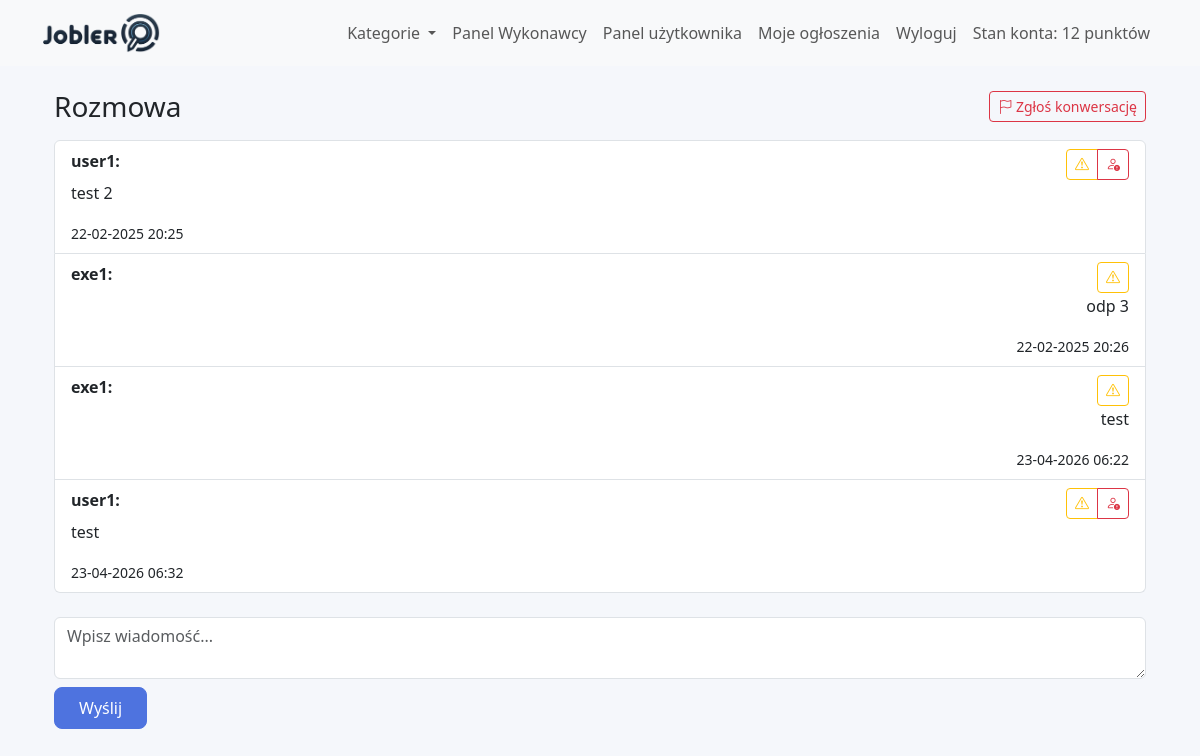
The app's page /views/messages/conversation.php?conversation_id=1_5_6&job_id=1 (signed in) with its own data.
### tables this page shows
CREATE TABLE `messages` (
  `id` int(11) NOT NULL,
  `job_id` int(11) NOT NULL,
  `sender_id` int(11) NOT NULL,
  `receiver_id` int(11) NOT NULL,
  `content` text NOT NULL,
  `message` text NOT NULL,
  `created_at` timestamp NOT NULL DEFAULT current_timestamp(),
  `read_status` tinyint(1) DEFAULT 0,
  `conversation_id` varchar(100) NOT NULL,
  `is_hidden` tinyint(1) NOT NULL DEFAULT 0,
  `image_path` varchar(255) DEFAULT NULL,
  `admin_note` text DEFAULT NULL,
  `participant_note` text DEFAULT NULL,
  `moderated_at` timestamp NULL DEFAULT NULL,
  `moderated_by` int(11) DEFAULT NULL
);

CREATE TABLE `users` (
  `id` int(11) NOT NULL,
  `email` varchar(255) NOT NULL,
  `password` varchar(255) NOT NULL,
  `role` enum('user','executor','admin') NOT NULL DEFAULT 'user',
  `created_at` timestamp NOT NULL DEFAULT current_timestamp(),
  `email_verified_at` datetime DEFAULT NULL,
  `last_login` datetime DEFAULT NULL,
  `last_activity` datetime DEFAULT NULL,
  `name` varchar(255) NOT NULL,
  `username` varchar(255) NOT NULL,
  `updated_at` timestamp NOT NULL DEFAULT current_timestamp() ON UPDATE current_timestamp(),
  `registration_ip` varchar(45) DEFAULT NULL,
  `user_agent` varchar(500) DEFAULT NULL,
  `last_login_ip` varchar(45) DEFAULT NULL,
  `status` enum('active','inactive') DEFAULT 'active',
  `phone` varchar(15) DEFAULT NULL,
  `account_balance` int(11) NOT NULL DEFAULT 0,
  `avatar` varchar(255) DEFAULT NULL,
  `need_change` tinyint(1) NOT NULL DEFAULT 0,
  `newsletter_subscription` tinyint(1) DEFAULT 0,
  `original_email` varchar(255) DEFAULT NULL,
  `original_name` varchar(255) DEFAULT NULL,
  `original_username` varchar(255) DEFAULT NULL,
  `original_phone` varchar(50) DEFAULT NULL,
  `profile_updated_at` datetime DEFAULT NULL
);

### models/Message.php (called while the page is built, shortened)
<?php
class Message {
    private $pdo;
    public function __construct($pdo = null) {
    if ($pdo) {
        $this->pdo = $pdo;
    } else {
        include_once(dirname(__DIR__) . '/models/Database.php');
        $this->pdo = Database::getConnection();
    }
}
public function getConversationById($conversationId, $requestingUserId = null) {
    $this->ensureModerationColumns();
    $parts = explode('_', $conversationId);
    if (count($parts) === 3) {
        $jobId = (int)$parts[0];
        $id1   = (int)$parts[1];
        $id2   = (int)$parts[2];
        if ($requestingUserId !== null) {
            $isParticipant = ($requestingUserId === $id1 || $requestingUserId === $id2);
            $isAdmin       = $this->isAdmin($requestingUserId);
        }
        $sql = "SELECT m.*,
                       u1.name AS sender_name,
                       u2.name AS receiver_name
                FROM messages m
                LEFT JOIN users u1 ON m.sender_id = u1.id
                LEFT JOIN users u2 ON m.receiver_id = u2.id
                WHERE m.job_id = :job_id
                  AND (
                      (m.sender_id = :id1 AND m.receiver_id = :id2)
                   OR (m.sender_id = :id2b AND m.receiver_id = :id1b)
                  )
                ORDER BY m.created_at ASC";
        $stmt = $this->pdo->prepare($sql);
        $stmt->execute([
            ':job_id' => $jobId,
            ':id1'    => $id1,
            ':id2'    => $id2,
            ':id2b'   => $id2,
            ':id1b'   => $id1,
        ]);
        return $stmt->fetchAll(PDO::FETCH_ASSOC);
    }
    return [];
}
private function isAdmin($userId) {
    $stmt = $this->pdo->prepare("SELECT role FROM users WHERE id = :id");
    $stmt->execute([':id' => $userId]);
    $row = $stmt->fetch(PDO::FETCH_ASSOC);
    return $row && $row['role'] === 'admin';
}
private function ensureModerationColumns() {
    $columns = [
        'is_hidden' => "ALTER TABLE messages ADD COLUMN is_hidden TINYINT(1) NOT NULL DEFAULT 0",
        'image_path' => "ALTER TABLE messages ADD COLUMN image_path VARCHAR(255) DEFAULT NULL",
        'admin_note' => "ALTER TABLE messages ADD COLUMN admin_note TEXT DEFAULT NULL",
        'participant_note' => "ALTER TABLE messages ADD COLUMN participant_note TEXT DEFAULT NULL",
        'moderated_at' => "ALTER TABLE messages ADD COLUMN moderated_at TIMESTAMP NULL DEFAULT NULL",
        'moderated_by' => "ALTER TABLE messages ADD COLUMN moderated_by INT(11) DEFAULT NULL",
    ];
    $stmt = $this->pdo->query("SHOW COLUMNS FROM messages");
    $existingColumns = $stmt ? $stmt->fetchAll(PDO::FETCH_COLUMN) : [];
    $stmt = $this->pdo->query("SHOW COLUMNS FROM messages");
    $messageColumns = $stmt ? $stmt->fetchAll(PDO::FETCH_ASSOC) : [];
    $this->pdo->exec("
        CREATE TABLE IF NOT EXISTS conversation_reports (
            id INT(11) NOT NULL AUTO_INCREMENT,
            conversation_id VARCHAR(100) NOT NULL,
            job_id INT(11) DEFAULT NULL,
            reporter_id INT(11) NOT NULL,
            reported_user_id INT(11) DEFAULT NULL,
            message_id INT(11) DEFAULT NULL,
            report_type VARCHAR(30) NOT NULL DEFAULT 'conversation',
            reason TEXT DEFAULT NULL,
            conversation_snapshot MEDIUMTEXT DEFAULT NULL,
            status VARCHAR(20) NOT NULL DEFAULT 'open',
            created_at TIMESTAMP NOT NULL DEFAULT CURRENT_TIMESTAMP,
            resolved_at DATETIME DEFAULT NULL,
            resolved_by INT(11) DEFAULT NULL,
            admin_note TEXT DEFAULT NULL,
            PRIMARY KEY (id),
            KEY idx_conversation_reports_conversation (conversation_id),
            KEY idx_conversation_reports_status (status),
            KEY idx_conversation_reports_message (message_id)
        ) ENGINE=InnoDB DEFAULT CHARSET=utf8mb4 COLLATE=utf8mb4_general_ci
    ");
}
}
?>

### views/messages/conversation.php (the view, shortened to what this page needs)
<?php
require_once('../../models/Message.php');
$userId = (int)$_SESSION['user_id'];
$conversationId = isset($_GET['conversation_id']) ? trim((string)$_GET['conversation_id']) : null;
$pdo = Database::getConnection();
$messageModel = new Message($pdo);
$messages = $messageModel->getConversationById($conversationId, $userId);
include('../partials/header.php');
?>
<div class="container">
    <div class="d-flex justify-content-between align-items-center mb-3">
        <h3 class="mb-0">Rozmowa</h3>
        <button type="button" class="btn btn-outline-danger btn-sm report-trigger"
                data-bs-toggle="modal" data-bs-target="#reportModal"
                data-report-type="conversation" data-message-id="" data-reported-user-id="">
            <i class="bi bi-flag"></i> Zgłoś konwersację
        </button>
    </div>
    <div class="messages">
        <?php if (empty($messages)): ?>
            <p>Brak wiadomości w tej konwersacji.</p>
        <?php else: ?>
            <ul class="list-group">
                <?php foreach ($messages as $msg): ?>
                    <li class="list-group-item <?php echo (int)$msg['sender_id'] === $userId ? 'text-end' : ''; ?>">
                        <div class="d-flex justify-content-between align-items-start gap-2">
                            <p class="mb-2"><strong><?php echo htmlspecialchars($msg['sender_name']); ?>:</strong></p>
                            <div class="btn-group btn-group-sm">
                                <button type="button" class="btn btn-outline-warning report-trigger"
                                        data-bs-toggle="modal" data-bs-target="#reportModal"
                                        data-report-type="message"
                                        data-message-id="<?= (int)$msg['id'] ?>"
                                        data-reported-user-id="<?= (int)$msg['sender_id'] ?>"
                                        title="Zgłoś wiadomość">
                                    <i class="bi bi-exclamation-triangle"></i>
                                </button>
                                <?php if ((int)$msg['sender_id'] !== $userId): ?>
                                    <button type="button" class="btn btn-outline-danger report-trigger"
                                            data-bs-toggle="modal" data-bs-target="#reportModal"
                                            data-report-type="user"
                                            data-message-id="<?= (int)$msg['id'] ?>"
                                            data-reported-user-id="<?= (int)$msg['sender_id'] ?>"
                                            title="Zgłoś użytkownika">
                                        <i class="bi bi-person-exclamation"></i>
                                    </button>
                                <?php endif; ?>
                            </div>
                        </div>
                        <?php if (!empty($msg['is_hidden'])): ?>
                            <div class="alert alert-warning mb-2">
                                Ta wiadomość została ukryta przez administratora.
                            </div>
                        <?php else: ?>
                            <p><?php echo nl2br(htmlspecialchars($msg['content'] ?: $msg['message'] ?: '(brak treści)')); ?></p>
                        <?php endif; ?>
                        <small><?php echo date('d-m-Y H:i', strtotime($msg['created_at'])); ?></small>
                    </li>
                <?php endforeach; ?>
            </ul>
        <?php endif; ?>
    </div>
    <form method="post" class="mt-4">
        <div class="form-group">
            <textarea name="message" class="form-control" placeholder="Wpisz wiadomość..."></textarea>
        </div>
        <button type="submit" class="btn btn-primary mt-2">Wyślij</button>
    </form>
</div>
<?php include('../partials/footer.php'); ?>

### css/style.css (style rules this page uses)
:root { --primary-color: #4e73df; --secondary-color: #f8f9fc; --accent-color: #36b9cc; --text-dark: #5a5c69; --border-radius: 12px; }
body { background-color: #f5f7fb; font-family: 'Segoe UI', Tahoma, Geneva, Verdana, sans-serif; }
.btn-primary { background-color: var(--primary-color); border-color: var(--primary-color); border-radius: 8px; padding: 0.5rem 1.5rem; }

### records on screen
messages: sender.name "user1", content "test 2", created_at "22-02-2025 20:25"
messages: sender.name "exe1", content "odp 3", created_at "22-02-2025 20:26"
messages: sender.name "exe1", content "test", created_at "23-04-2026 06:22"
messages: sender.name "user1", content "test", created_at "23-04-2026 06:32"

### other values on screen
$_SESSION['user_account_balance'] "12"
